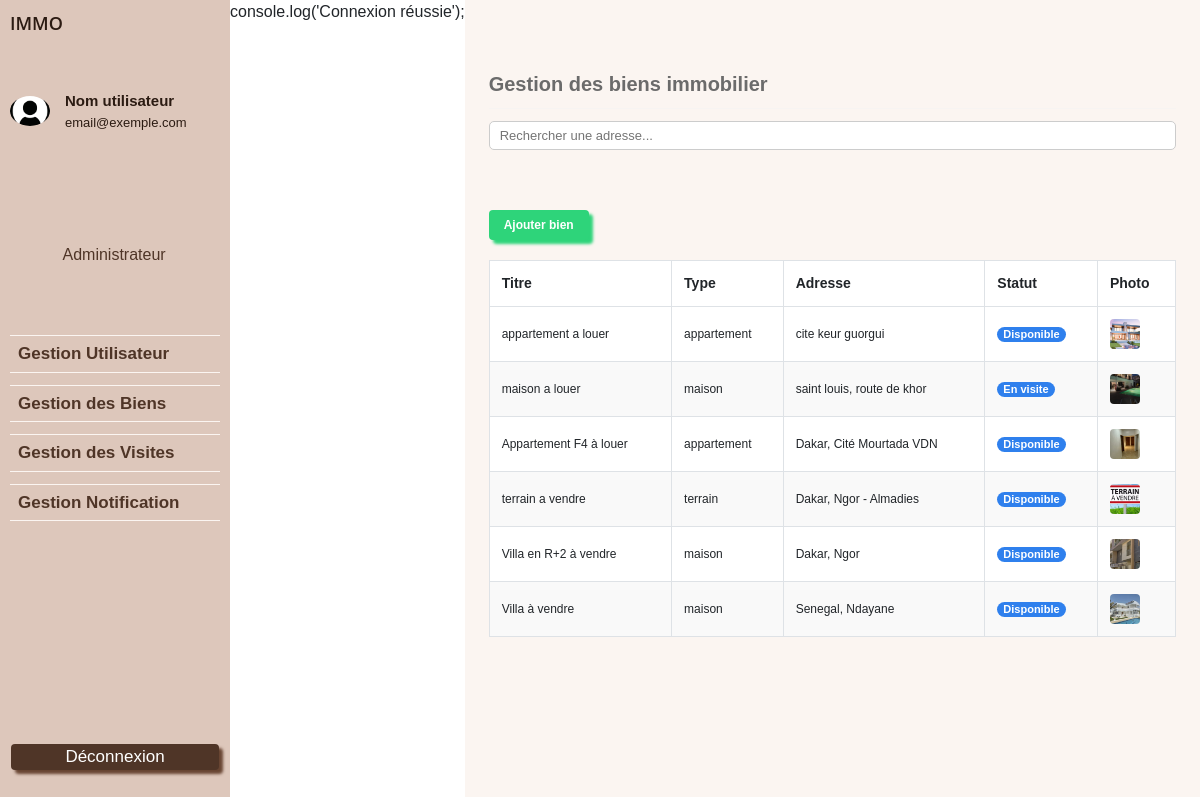
Page /pages/dashboard/gestion_biens.php (signed in) on the committed database.
### tables this page shows
CREATE TABLE `bien` (
  `idbien` int(11) NOT NULL,
  `titre` varchar(100) NOT NULL,
  `description` text NOT NULL,
  `photo` varchar(255) NOT NULL,
  `type` varchar(100) NOT NULL,
  `surface` double NOT NULL,
  `prix` double NOT NULL,
  `localisation` varchar(255) NOT NULL,
  `status` varchar(100) NOT NULL,
  `date_creation` datetime NOT NULL DEFAULT current_timestamp()
);

### CRUD/biendModel.php (called while the page is built, shortened)
<?php<?php
require_once("con_db.php");
function getAllBiens()
{
    global $con;
    $sql = "SELECT * FROM bien";
    $result = $con->query($sql);
    if ($result) {
        return $result->fetch_all(MYSQLI_ASSOC);
    } else {
        return [];
    }
}

### pages/dashboard/gestion_biens.php (the view, shortened to what this page needs)
<?php
require_once("menu.php");
include_once("../../CRUD/biendModel.php");
$biens = getAllBiens();
?>
<main class="contenu-dashboard">
  <h1 class="titre-dashboard">Gestion des biens immobilier</h1>
  <hr class="separateur" />
  <div class="zone-recherche">
    <input type="text" class="barre-recherche" placeholder="Rechercher une adresse..." id="searchInput" />
    <button class="btn-ajouter" data-bs-toggle="modal" data-bs-target="#ajouterBienModal">Ajouter bien</button>
  </div>
  <div class="table-responsive">
    <table class="table table-hover table-borderless tableau-biens">
      <thead>
        <tr>
          <th>Titre</th>
          <th>Type</th>
          <th>Adresse</th>
          <th>Statut</th>
          <th>Photo</th>
        </tr>
      </thead>
      <tbody>
        <?php foreach ($biens as $bien): ?>
          <tr class="table-row" data-bs-toggle="modal" data-bs-target="#modalDetailBien<?= $bien['idbien'] ?>">
            <td><?php echo htmlspecialchars($bien['titre']); ?></td>
            <td><?php echo htmlspecialchars($bien['type']); ?></td>
            <td><?php echo htmlspecialchars($bien['localisation']); ?></td>
            <td><span class="badge badge-visite"><?php echo ucfirst($bien['status']); ?></span></td>
            <td><img src="http://localhost/project_immo/CRUD/<?= $bien['photo'] ?>" class="img-bien" alt="bien"></td>
          </tr>
        <?php endforeach; ?>
      </tbody>
    </table>
  </div>
</main>
<?php require_once("pied.php"); ?>

### pages/dashboard/menu.php (shortened to what this page needs)
<!DOCTYPE html>
<html lang="fr">
<head>
  <link rel="stylesheet" href="https://cdn.jsdelivr.net/npm/bootstrap@5.3.0/dist/css/bootstrap.min.css">
  <link rel="stylesheet" href="../../css/dashboard/menu.css">
  <link rel="stylesheet" href="../../css/dashboard/gestions_bien.css">
  <link rel="stylesheet" href="../../css/dashboard/dashboard-notification.css" />
  <link rel="stylesheet" href="../../css/dashboard/dashboard-notification.css" />
  <link rel="stylesheet" href="../../css/dashboard/envoyer-notification.css">
  <link rel="stylesheet" href="../../css/dashboard/detail-message.css">
  <link rel="stylesheet" href="../../css/dashboard/planifier-visite.css">
</head>
<body>
  <div class="dashboard-container">
    <aside class="menu-gauche">
      <div class="menu-logo">IMMO</div>
      <div class="menu-profil">
        <img src="http://localhost/project_immo/asset/img/profil.jpg" alt="Photo utilisateur" class="profil-photo">
        <div class="profil-info">
          <div class="profil-nom">Nom utilisateur</div>
          <div class="profil-email">email@exemple.com</div>
        </div>
      </div>
      <br>
      <div class="profil-role">Administrateur</div>
      <nav class="menu-links">
        <div class="menu-item"><a href="../dashboard/gestion-utilisateur.php">Gestion Utilisateur</a></div>
        <div class="menu-item"><a href="../dashboard/gestion_biens.php">Gestion des Biens</a></div>
        <div class="menu-item"><a href="../dashboard/gestion_visites.php">Gestion des Visites</a></div>
        <div class="menu-item"><a href="../dashboard/dashboard-notification.php">Gestion Notification</a></div>
      </nav>
      <a href="../../CRUD/deconnexion.php" style="text-decoration: none; color: white">
        <div class="btn-deconnexion">Déconnexion</div>
      </a>
    </aside>

### CRUD/con_db.php
<?php
$server = "localhost";
$user = "root";
$pwd = "";
$db = "projet_immo";
$con = mysqli_connect($server, $user, $pwd, $db);
if (!$con) {
	die("Connection failed: " . mysqli_connect_error());
} else {
	echo "<script>console.log('Connexion réussie');</script>";
}

### pages/dashboard/pied.php (shortened to what this page needs)
</div>
</body>
</html>

### css/dashboard/menu.css (style rules this page uses)
html, body { height: 100%; margin: 0; padding: 0; font-family: 'Poppins', sans-serif; }
.dashboard-container { display: flex; height: 100vh; }
.menu-gauche { width:230px; background-color: #DDC7BB; padding: 10px; display: flex; flex-direction: column; justify-content: space-between; }
.menu-logo { font-family: 'Open Sans', sans-serif; font-weight: 600; font-size: 18px; color: #2B1B12; width: 26px; height: 12px; }
.menu-profil { display: flex; align-items: center; gap:15px; }
.profil-photo { width: 40px; height:30px; object-fit: cover; border-radius: 50%; }
.profil-info { display: flex; flex-direction: column; }
.profil-nom { font-size:15px; font-weight: 600; color: #2B1B12; }
.profil-email { font-size:13px; color: #2B1B12; }
.profil-role { font-size:16px; font-weight:500; color: #4F3527; margin-left:25%; margin-top:-50px; }
.menu-links { display: flex; flex-direction: column; gap: 12px; margin-bottom:150px; }
.menu-item { font-size:17px; font-weight:500; color: #4F3527; cursor: pointer; border-top: 0.48px solid #FBF5F1; border-bottom: 0.48px solid #FBF5F1; }
.menu-item a { text-decoration: none; color: #4F3527; font-weight:700; display: block; padding: 5px 8px; }
.btn-deconnexion { font-size:17px; color:white; background-color: #4F3527; margin:5px 1px 5px 1px; cursor: pointer; text-align: center; margin-bottom:20px; border-radius: 4px; box-shadow: #684532 4px 4px 3px; }
.contenu-dashboard { flex: 1; background-color: #FBF5F1; padding: 32px 24px; overflow-y: auto; }
.titre-dashboard { margin-top: 40px; font-weight: 700; font-size:20px; color: #6B6B6B; margin-bottom: 12px; }
.separateur { border: none; border-top: 1px solid #EBEFF2; margin: 12px 0; }
.zone-recherche { display: flex; flex-direction: column; gap: 10px; margin-bottom: 20px; }
.barre-recherche { width: 100%; height: 28.84px; padding: 4px 10px; border-radius: 5px; border: 1px solid #ccc; font-size: 13px; }
.btn-ajouter { margin-top:50px; width: 100px; height: 30px; background-color: #2ED47A; border: none; border-radius: 4px; color: white; font-size: 12px; font-weight: bold; cursor: pointer; align-self: flex-start; box-shadow: #2ED47A 4px 4px 3px; }

### css/dashboard/gestions_bien.css (style rules this page uses)
.tableau-biens td { font-size: 12px; vertical-align: middle; }
.badge { padding: 2px 6px; border-radius: 10px; font-size: 11px; color: white; cursor: pointer; }
.badge-visite { background-color: #2F80ED; }
.img-bien { width: 30px; height: 30px; object-fit: cover; border-radius: 4px; }

### css/dashboard/dashboard-notification.css (style rules this page uses)
.contenu-dashboard { flex: 1; background-color: #FBF5F1; padding: 32px 24px; overflow-y: auto; }
.titre-dashboard { margin-top: 40px; font-weight: 700; font-size: 20px; color: #6B6B6B; margin-bottom: 12px; }
.separateur { border: none; border-top: 1px solid #EBEFF2; margin: 12px 0; }
.zone-recherche { display: flex; flex-direction: column; gap: 10px; margin-bottom: 20px; }
.barre-recherche { width: 100%; height: 28.84px; padding: 4px 10px; border-radius: 5px; border: 1px solid #ccc; font-size: 13px; }
.table { width: 100%; border-collapse: collapse; font-family: Arial, sans-serif; font-size: 14px; }
.table thead { background-color: #f5f5f5; }
.table thead th { padding: 12px; border: 1px solid #dee2e6; text-align: left; font-weight: bold; }
.table tbody td { padding: 12px; border: 1px solid #dee2e6; background-color: #ffffff; }
.table tbody tr:nth-child(even) td { background-color: #f9f9f9; }
.table-responsive { overflow-x: auto; margin-top: 20px; }

### css/dashboard/envoyer-notification.css (style rules this page uses)
.contenu-dashboard { flex: 1; background-color: #FBF5F1; padding: 32px 24px; overflow-y: auto; }
.titre-dashboard { margin-top: 40px; font-weight: 700; font-size:20px; color: #6B6B6B; margin-bottom: 12px; }
.separateur { border: none; border-top: 1px solid #EBEFF2; margin: 12px 0; }
.zone-recherche { display: flex; gap: 15px; margin-bottom: 20px; }
.table { width: 100%; border-collapse: collapse; font-family: Arial, sans-serif; font-size: 14px; }
.table thead { background-color: #f5f5f5; }
.table thead th { padding: 12px; border: 1px solid #dee2e6; text-align: left; font-weight: bold; }
.table tbody td { padding: 12px; border: 1px solid #dee2e6; background-color: #ffffff; }
.table tbody tr:nth-child(even) td { background-color: #f9f9f9; }
.table-responsive { overflow-x: auto; margin-top: 20px; }

### rows in the picture
bien: titre "appartement a louer", type "appartement", localisation "cite keur guorgui", status "Disponible", photo (picture)
bien: titre "maison a louer", type "maison", localisation "saint louis, route de khor", status "En visite", photo (picture)
bien: titre "Appartement F4 à louer", type "appartement", localisation "Dakar, Cité Mourtada VDN", status "Disponible", photo (picture)
bien: titre "terrain a vendre", type "terrain", localisation "Dakar, Ngor - Almadies", status "Disponible", photo (picture)
bien: titre "Villa en R+2 à vendre", type "maison", localisation "Dakar, Ngor", status "Disponible", photo (picture)
bien: titre "Villa à vendre", type "maison", localisation "Senegal, Ndayane", status "Disponible", photo (picture)
